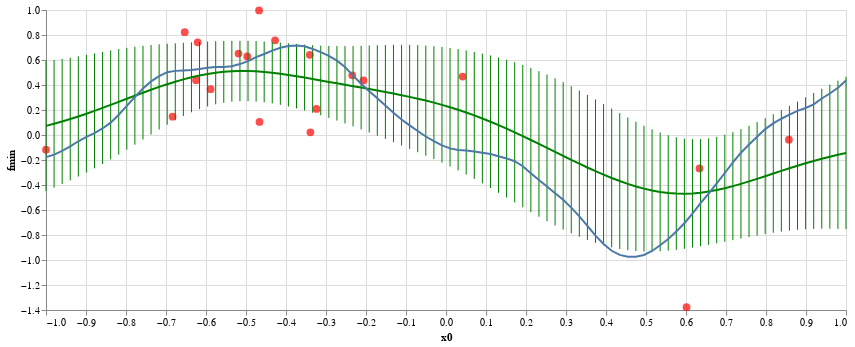

Notebook code cell kept with this figure:
### Markdown cell above
Now plot the optimiser's estimate of the underlying function in green (with error bars +/- two standard deviations),
the black box evaluations in red and the true underlying function in blue.

### Code cell
chart_bo_f1 = (
    alt.Chart(bo_f1)
    .mark_line(color='green')
    .encode(x='x0:Q', y='f:Q'))
chart_bo_ferror = (
    alt.Chart(bo_f1.assign(fmin=bo_f1['f'] - 2 * bo_f1['sd'], fmax=bo_f1['f'] + 2 * bo_f1['sd']))
    .mark_errorbar(color='green')
    .encode(x="x0:Q", y="fmin:Q", y2="fmax:Q"))
chart_obs = (
    alt.Chart(observations)
    .mark_circle(color='red', size=60)
    .encode(x='x0:Q', y='y:Q'))
(chart_obs + chart_bo_ferror + chart_bo_f1 + chart1f).properties(width=800, height=300)

### Figure 1 — Vega-Lite specification as saved in the notebook (floating-point values rounded to 4 significant figures)
{"config": {"view": {"continuousWidth": 400, "continuousHeight": 300}}, "layer": [{"data": {"name": "data-e1a7e7094d13119a2fe8e24ebd92d6fd"}, "mark": {"type": "circle", "color": "red", "size": 60}, "encoding": {"x": {"type": "quantitative", "field": "x0"}, "y": {"type": "quantitative", "field": "y"}}}, {"data": {"name": "data-376a1cb8f2dc0820126e3b6c72b7cdf4"}, "mark": {"type": "errorbar", "color": "green"}, "encoding": {"x": {"type": "quantitative", "field": "x0"}, "y": {"type": "quantitative", "field": "fmin"}, "y2": {"field": "fmax"}}}, {"data": {"name": "data-4cf7f0a7b486d0063a98ea9b4ee4e14c"}, "mark": {"type": "line", "color": "green"}, "encoding": {"x": {"type": "quantitative", "field": "x0"}, "y": {"type": "quantitative", "field": "f"}}}, {"data": {"name": "data-223c4841aa45927003d9872d095ece0e"}, "mark": "line", "encoding": {"x": {"type": "quantitative", "field": "x0"}, "y": {"type": "quantitative", "field": "f"}}}], "height": 300, "width": 800, "$schema": "https://vega.github.io/schema/vega-lite/v4.8.1.json", "datasets": {"data-e1a7e7094d13119a2fe8e24ebd92d6fd": [{"x0": 0.6337, "y": -0.2678}, {"x0": 0.6013, "y": -1.378}, {"x0": 0.04161, "y": 0.4677}, {"x0": -0.2343, "y": 0.4774}, {"x0": 0.8572, "y": -0.03763}, {"x0": -1.0, "y": -0.1177}, {"x0": -0.4273, "y": 0.7572}, {"x0": -0.4968, "y": 0.6288}, {"x0": -0.3237, "y": 0.2083}, {"x0": -0.5886, "y": 0.3665}, {"x0": -0.2063, "y": 0.4368}, {"x0": -0.4673, "y": 0.9968}, {"x0": -0.5188, "y": 0.6512}, {"x0": -0.4662, "y": 0.1047}, {"x0": -0.6249, "y": 0.4388}, {"x0": -0.3405, "y": 0.6417}, {"x0": -0.3391, "y": 0.02151}, {"x0": -0.6209, "y": 0.742}, {"x0": -0.6532, "y": 0.8225}, {"x0": -0.6836, "y": 0.1461}], "data-376a1cb8f2dc0820126e3b6c72b7cdf4": [{"x0": -1.0, "f": 0.07275, "sd": 0.2609, "fmin": -0.4491, "fmax": 0.5946}, {"x0": -0.9798, "f": 0.08971, "sd": 0.2554, "fmin": -0.4212, "fmax": 0.6006}, {"x0": -0.9596, "f": 0.1081, "sd": 0.2503, "fmin": -0.3925, "fmax": 0.6086}, {"x0": -0.9394, "f": 0.1277, "sd": 0.2453, "fmin": -0.3629, "fmax": 0.6183}, {"x0": -0.9192, "f": 0.1485, "sd": 0.2404, "fmin": -0.3322, "fmax": 0.6293}, {"x0": -0.899, "f": 0.1704, "sd": 0.2353, "fmin": -0.3001, "fmax": 0.641}, {"x0": -0.8788, "f": 0.1932, "sd": 0.2299, "fmin": -0.2666, "fmax": 0.6531}, {"x0": -0.8586, "f": 0.2168, "sd": 0.2242, "fmin": -0.2316, "fmax": 0.6651}, {"x0": -0.8384, "f": 0.2409, "sd": 0.2179, "fmin": -0.195, "fmax": 0.6767}, {"x0": -0.8182, "f": 0.2653, "sd": 0.2111, "fmin": -0.1569, "fmax": 0.6875}, {"x0": -0.798, "f": 0.2898, "sd": 0.2037, "fmin": -0.1176, "fmax": 0.6973}, {"x0": -0.7778, "f": 0.3143, "sd": 0.1958, "fmin": -0.07739, "fmax": 0.706}, {"x0": -0.7576, "f": 0.3384, "sd": 0.1876, "fmin": -0.03668, "fmax": 0.7135}, {"x0": -0.7374, "f": 0.362, "sd": 0.179, "fmin": 0.003971, "fmax": 0.72}, {"x0": -0.7172, "f": 0.3846, "sd": 0.1704, "fmin": 0.04391, "fmax": 0.7254}, {"x0": -0.697, "f": 0.4062, "sd": 0.1619, "fmin": 0.08241, "fmax": 0.73}, {"x0": -0.6768, "f": 0.4264, "sd": 0.1539, "fmin": 0.1187, "fmax": 0.7341}, {"x0": -0.6566, "f": 0.4449, "sd": 0.1464, "fmin": 0.152, "fmax": 0.7378}, {"x0": -0.6364, "f": 0.4615, "sd": 0.1399, "fmin": 0.1817, "fmax": 0.7413}, {"x0": -0.6162, "f": 0.4759, "sd": 0.1343, "fmin": 0.2073, "fmax": 0.7446}, {"x0": -0.596, "f": 0.4881, "sd": 0.1298, "fmin": 0.2285, "fmax": 0.7477}, {"x0": -0.5758, "f": 0.4978, "sd": 0.1263, "fmin": 0.2452, "fmax": 0.7504}, {"x0": -0.5556, "f": 0.5051, "sd": 0.1237, "fmin": 0.2576, "fmax": 0.7526}, {"x0": -0.5354, "f": 0.5099, "sd": 0.122, "fmin": 0.2659, "fmax": 0.7539}, {"x0": -0.5152, "f": 0.5121, "sd": 0.121, "fmin": 0.2701, "fmax": 0.7541}, {"x0": -0.4949, "f": 0.512, "sd": 0.1207, "fmin": 0.2707, "fmax": 0.7533}, {"x0": -0.4747, "f": 0.5095, "sd": 0.1209, "fmin": 0.2678, "fmax": 0.7513}, {"x0": -0.4545, "f": 0.5049, "sd": 0.1216, "fmin": 0.2617, "fmax": 0.7482}, {"x0": -0.4343, "f": 0.4984, "sd": 0.1228, "fmin": 0.2528, "fmax": 0.7441}, {"x0": -0.4141, "f": 0.4903, "sd": 0.1244, "fmin": 0.2414, "fmax": 0.7392}, {"x0": -0.3939, "f": 0.4809, "sd": 0.1265, "fmin": 0.228, "fmax": 0.7338}, {"x0": -0.3737, "f": 0.4705, "sd": 0.1289, "fmin": 0.2127, "fmax": 0.7283}, {"x0": -0.3535, "f": 0.4594, "sd": 0.1318, "fmin": 0.1958, "fmax": 0.7231}, {"x0": -0.3333, "f": 0.448, "sd": 0.1353, "fmin": 0.1775, "fmax": 0.7185}, {"x0": -0.3131, "f": 0.4364, "sd": 0.1393, "fmin": 0.1579, "fmax": 0.715}, {"x0": -0.2929, "f": 0.4249, "sd": 0.1439, "fmin": 0.1372, "fmax": 0.7126}, {"x0": -0.2727, "f": 0.4134, "sd": 0.149, "fmin": 0.1154, "fmax": 0.7114}, {"x0": -0.2525, "f": 0.402, "sd": 0.1547, "fmin": 0.09263, "fmax": 0.7113}, {"x0": -0.2323, "f": 0.3906, "sd": 0.1608, "fmin": 0.069, "fmax": 0.7122}, {"x0": -0.2121, "f": 0.3792, "sd": 0.1673, "fmin": 0.04459, "fmax": 0.7139}, {"x0": -0.1919, "f": 0.3678, "sd": 0.1741, "fmin": 0.01951, "fmax": 0.716}, {"x0": -0.1717, "f": 0.3561, "sd": 0.1811, "fmin": -0.006064, "fmax": 0.7182}, {"x0": -0.1515, "f": 0.3441, "sd": 0.188, "fmin": -0.03198, "fmax": 0.7201}, {"x0": -0.1313, "f": 0.3316, "sd": 0.1949, "fmin": -0.05813, "fmax": 0.7214}, {"x0": -0.1111, "f": 0.3187, "sd": 0.2016, "fmin": -0.08444, "fmax": 0.7218}, {"x0": -0.09091, "f": 0.3051, "sd": 0.208, "fmin": -0.1109, "fmax": 0.721}, {"x0": -0.07071, "f": 0.2906, "sd": 0.2142, "fmin": -0.1377, "fmax": 0.7189}, {"x0": -0.05051, "f": 0.2752, "sd": 0.2201, "fmin": -0.1649, "fmax": 0.7154}, {"x0": -0.0303, "f": 0.2588, "sd": 0.2258, "fmin": -0.1928, "fmax": 0.7104}, {"x0": -0.0101, "f": 0.2412, "sd": 0.2314, "fmin": -0.2217, "fmax": 0.704}, {"x0": 0.0101, "f": 0.2222, "sd": 0.237, "fmin": -0.2517, "fmax": 0.6961}, {"x0": 0.0303, "f": 0.2019, "sd": 0.2425, "fmin": -0.2832, "fmax": 0.6869}, {"x0": 0.05051, "f": 0.1801, "sd": 0.2481, "fmin": -0.3162, "fmax": 0.6764}, {"x0": 0.07071, "f": 0.1568, "sd": 0.2538, "fmin": -0.3508, "fmax": 0.6645}, {"x0": 0.09091, "f": 0.1322, "sd": 0.2595, "fmin": -0.3868, "fmax": 0.6511}, {"x0": 0.1111, "f": 0.1062, "sd": 0.2651, "fmin": -0.424, "fmax": 0.6363}, {"x0": 0.1313, "f": 0.07888, "sd": 0.2705, "fmin": -0.4621, "fmax": 0.6199}, {"x0": 0.1515, "f": 0.05047, "sd": 0.2756, "fmin": -0.5008, "fmax": 0.6018}, {"x0": 0.1717, "f": 0.02107, "sd": 0.2804, "fmin": -0.5397, "fmax": 0.5818}, {"x0": 0.1919, "f": -0.009177, "sd": 0.2846, "fmin": -0.5784, "fmax": 0.56}, {"x0": 0.2121, "f": -0.0401, "sd": 0.2882, "fmin": -0.6165, "fmax": 0.5363}, {"x0": 0.2323, "f": -0.07153, "sd": 0.2911, "fmin": -0.6538, "fmax": 0.5107}, {"x0": 0.2525, "f": -0.1033, "sd": 0.2932, "fmin": -0.6897, "fmax": 0.4831}, {"x0": 0.2727, "f": -0.1352, "sd": 0.2945, "fmin": -0.7241, "fmax": 0.4538}, {"x0": 0.2929, "f": -0.167, "sd": 0.2948, "fmin": -0.7566, "fmax": 0.4227}, {"x0": 0.3131, "f": -0.1985, "sd": 0.2942, "fmin": -0.787, "fmax": 0.39}, {"x0": 0.3333, "f": -0.2295, "sd": 0.2927, "fmin": -0.8149, "fmax": 0.3559}, {"x0": 0.3535, "f": -0.2598, "sd": 0.2902, "fmin": -0.8403, "fmax": 0.3207}, {"x0": 0.3737, "f": -0.2891, "sd": 0.2869, "fmin": -0.8628, "fmax": 0.2846}, {"x0": 0.3939, "f": -0.3171, "sd": 0.2826, "fmin": -0.8823, "fmax": 0.2481}, {"x0": 0.4141, "f": -0.3436, "sd": 0.2775, "fmin": -0.8987, "fmax": 0.2114}, {"x0": 0.4343, "f": -0.3684, "sd": 0.2717, "fmin": -0.9119, "fmax": 0.1751}, {"x0": 0.4545, "f": -0.391, "sd": 0.2654, "fmin": -0.9218, "fmax": 0.1397}, {"x0": 0.4747, "f": -0.4113, "sd": 0.2586, "fmin": -0.9285, "fmax": 0.1058}, {"x0": 0.4949, "f": -0.429, "sd": 0.2515, "fmin": -0.932, "fmax": 0.07397}, {"x0": 0.5152, "f": -0.4438, "sd": 0.2444, "fmin": -0.9326, "fmax": 0.04496}, {"x0": 0.5354, "f": -0.4554, "sd": 0.2375, "fmin": -0.9304, "fmax": 0.01948}, {"x0": 0.5556, "f": -0.4637, "sd": 0.231, "fmin": -0.9257, "fmax": -0.001743}, {"x0": 0.5758, "f": -0.4685, "sd": 0.2252, "fmin": -0.9189, "fmax": -0.01804}, {"x0": 0.596, "f": -0.4696, "sd": 0.2204, "fmin": -0.9103, "fmax": -0.02885}, {"x0": 0.6162, "f": -0.4672, "sd": 0.2167, "fmin": -0.9005, "fmax": -0.03382}, {"x0": 0.6364, "f": -0.4613, "sd": 0.2142, "fmin": -0.8897, "fmax": -0.03286}, {"x0": 0.6566, "f": -0.4522, "sd": 0.213, "fmin": -0.8782, "fmax": -0.02619}, {"x0": 0.6768, "f": -0.4402, "sd": 0.213, "fmin": -0.8663, "fmax": -0.01423}, {"x0": 0.697, "f": -0.4258, "sd": 0.2141, "fmin": -0.854, "fmax": 0.002437}, {"x0": 0.7172, "f": -0.4092, "sd": 0.2162, "fmin": -0.8415, "fmax": 0.02314}, {"x0": 0.7374, "f": -0.3909, "sd": 0.219, "fmin": -0.8289, "fmax": 0.04721}, {"x0": 0.7576, "f": -0.3712, "sd": 0.2226, "fmin": -0.8165, "fmax": 0.07404}, {"x0": 0.7778, "f": -0.3506, "sd": 0.2269, "fmin": -0.8043, "fmax": 0.1031}, {"x0": 0.798, "f": -0.3295, "sd": 0.2317, "fmin": -0.7928, "fmax": 0.1338}, {"x0": 0.8182, "f": -0.3082, "sd": 0.237, "fmin": -0.7822, "fmax": 0.1659}, {"x0": 0.8384, "f": -0.2869, "sd": 0.243, "fmin": -0.7729, "fmax": 0.1991}, {"x0": 0.8586, "f": -0.2661, "sd": 0.2495, "fmin": -0.765, "fmax": 0.2329}, {"x0": 0.8788, "f": -0.2458, "sd": 0.2565, "fmin": -0.7588, "fmax": 0.2672}, {"x0": 0.899, "f": -0.2264, "sd": 0.264, "fmin": -0.7543, "fmax": 0.3016}, {"x0": 0.9192, "f": -0.2078, "sd": 0.2718, "fmin": -0.7514, "fmax": 0.3358}, {"x0": 0.9394, "f": -0.1902, "sd": 0.2799, "fmin": -0.75, "fmax": 0.3696}, {"x0": 0.9596, "f": -0.1736, "sd": 0.2882, "fmin": -0.75, "fmax": 0.4027}, {"x0": 0.9798, "f": -0.1581, "sd": 0.2965, "fmin": -0.7511, "fmax": 0.4349}, {"x0": 1.0, "f": -0.1436, "sd": 0.3047, "fmin": -0.7531, "fmax": 0.4658}], "data-4cf7f0a7b486d0063a98ea9b4ee4e14c": [{"x0": -1.0, "f": 0.07275, "sd": 0.2609}, {"x0": -0.9798, "f": 0.08971, "sd": 0.2554}, {"x0": -0.9596, "f": 0.1081, "sd": 0.2503}, {"x0": -0.9394, "f": 0.1277, "sd": 0.2453}, {"x0": -0.9192, "f": 0.1485, "sd": 0.2404}, {"x0": -0.899, "f": 0.1704, "sd": 0.2353}, {"x0": -0.8788, "f": 0.1932, "sd": 0.2299}, {"x0": -0.8586, "f": 0.2168, "sd": 0.2242}, {"x0": -0.8384, "f": 0.2409, "sd": 0.2179}, {"x0": -0.8182, "f": 0.2653, "sd": 0.2111}, {"x0": -0.798, "f": 0.2898, "sd": 0.2037}, {"x0": -0.7778, "f": 0.3143, "sd": 0.1958}, {"x0": -0.7576, "f": 0.3384, "sd": 0.1876}, {"x0": -0.7374, "f": 0.362, "sd": 0.179}, {"x0": -0.7172, "f": 0.3846, "sd": 0.1704}, {"x0": -0.697, "f": 0.4062, "sd": 0.1619}, {"x0": -0.6768, "f": 0.4264, "sd": 0.1539}, {"x0": -0.6566, "f": 0.4449, "sd": 0.1464}, {"x0": -0.6364, "f": 0.4615, "sd": 0.1399}, {"x0": -0.6162, "f": 0.4759, "sd": 0.1343}, {"x0": -0.596, "f": 0.4881, "sd": 0.1298}, {"x0": -0.5758, "f": 0.4978, "sd": 0.1263}, {"x0": -0.5556, "f": 0.5051, "sd": 0.1237}, {"x0": -0.5354, "f": 0.5099, "sd": 0.122}, {"x0": -0.5152, "f": 0.5121, "sd": 0.121}, {"x0": -0.4949, "f": 0.512, "sd": 0.1207}, {"x0": -0.4747, "f": 0.5095, "sd": 0.1209}, {"x0": -0.4545, "f": 0.5049, "sd": 0.1216}, {"x0": -0.4343, "f": 0.4984, "sd": 0.1228}, {"x0": -0.4141, "f": 0.4903, "sd": 0.1244}, {"x0": -0.3939, "f": 0.4809, "sd": 0.1265}, {"x0": -0.3737, "f": 0.4705, "sd": 0.1289}, {"x0": -0.3535, "f": 0.4594, "sd": 0.1318}, {"x0": -0.3333, "f": 0.448, "sd": 0.1353}, {"x0": -0.3131, "f": 0.4364, "sd": 0.1393}, {"x0": -0.2929, "f": 0.4249, "sd": 0.1439}, {"x0": -0.2727, "f": 0.4134, "sd": 0.149}, {"x0": -0.2525, "f": 0.402, "sd": 0.1547}, {"x0": -0.2323, "f": 0.3906, "sd": 0.1608}, {"x0": -0.2121, "f": 0.3792, "sd": 0.1673}, {"x0": -0.1919, "f": 0.3678, "sd": 0.1741}, {"x0": -0.1717, "f": 0.3561, "sd": 0.1811}, {"x0": -0.1515, "f": 0.3441, "sd": 0.188}, {"x0": -0.1313, "f": 0.3316, "sd": 0.1949}, {"x0": -0.1111, "f": 0.3187, "sd": 0.2016}, {"x0": -0.09091, "f": 0.3051, "sd": 0.208}, {"x0": -0.07071, "f": 0.2906, "sd": 0.2142}, {"x0": -0.05051, "f": 0.2752, "sd": 0.2201}, {"x0": -0.0303, "f": 0.2588, "sd": 0.2258}, {"x0": -0.0101, "f": 0.2412, "sd": 0.2314}, {"x0": 0.0101, "f": 0.2222, "sd": 0.237}, {"x0": 0.0303, "f": 0.2019, "sd": 0.2425}, {"x0": 0.05051, "f": 0.1801, "sd": 0.2481}, {"x0": 0.07071, "f": 0.1568, "sd": 0.2538}, {"x0": 0.09091, "f": 0.1322, "sd": 0.2595}, {"x0": 0.1111, "f": 0.1062, "sd": 0.2651}, {"x0": 0.1313, "f": 0.07888, "sd": 0.2705}, {"x0": 0.1515, "f": 0.05047, "sd": 0.2756}, {"x0": 0.1717, "f": 0.02107, "sd": 0.2804}, {"x0": 0.1919, "f": -0.009177, "sd": 0.2846}, {"x0": 0.2121, "f": -0.0401, "sd": 0.2882}, {"x0": 0.2323, "f": -0.07153, "sd": 0.2911}, {"x0": 0.2525, "f": -0.1033, "sd": 0.2932}, {"x0": 0.2727, "f": -0.1352, "sd": 0.2945}, {"x0": 0.2929, "f": -0.167, "sd": 0.2948}, {"x0": 0.3131, "f": -0.1985, "sd": 0.2942}, {"x0": 0.3333, "f": -0.2295, "sd": 0.2927}, {"x0": 0.3535, "f": -0.2598, "sd": 0.2902}, {"x0": 0.3737, "f": -0.2891, "sd": 0.2869}, {"x0": 0.3939, "f": -0.3171, "sd": 0.2826}, {"x0": 0.4141, "f": -0.3436, "sd": 0.2775}, {"x0": 0.4343, "f": -0.3684, "sd": 0.2717}, {"x0": 0.4545, "f": -0.391, "sd": 0.2654}, {"x0": 0.4747, "f": -0.4113, "sd": 0.2586}, {"x0": 0.4949, "f": -0.429, "sd": 0.2515}, {"x0": 0.5152, "f": -0.4438, "sd": 0.2444}, {"x0": 0.5354, "f": -0.4554, "sd": 0.2375}, {"x0": 0.5556, "f": -0.4637, "sd": 0.231}, {"x0": 0.5758, "f": -0.4685, "sd": 0.2252}, {"x0": 0.596, "f": -0.4696, "sd": 0.2204}, {"x0": 0.6162, "f": -0.4672, "sd": 0.2167}, {"x0": 0.6364, "f": -0.4613, "sd": 0.2142}, {"x0": 0.6566, "f": -0.4522, "sd": 0.213}, {"x0": 0.6768, "f": -0.4402, "sd": 0.213}, {"x0": 0.697, "f": -0.4258, "sd": 0.2141}, {"x0": 0.7172, "f": -0.4092, "sd": 0.2162}, {"x0": 0.7374, "f": -0.3909, "sd": 0.219}, {"x0": 0.7576, "f": -0.3712, "sd": 0.2226}, {"x0": 0.7778, "f": -0.3506, "sd": 0.2269}, {"x0": 0.798, "f": -0.3295, "sd": 0.2317}, {"x0": 0.8182, "f": -0.3082, "sd": 0.237}, {"x0": 0.8384, "f": -0.2869, "sd": 0.243}, {"x0": 0.8586, "f": -0.2661, "sd": 0.2495}, {"x0": 0.8788, "f": -0.2458, "sd": 0.2565}, {"x0": 0.899, "f": -0.2264, "sd": 0.264}, {"x0": 0.9192, "f": -0.2078, "sd": 0.2718}, {"x0": 0.9394, "f": -0.1902, "sd": 0.2799}, {"x0": 0.9596, "f": -0.1736, "sd": 0.2882}, {"x0": 0.9798, "f": -0.1581, "sd": 0.2965}, {"x0": 1.0, "f": -0.1436, "sd": 0.3047}], "data-223c4841aa45927003d9872d095ece0e": [{"x0": -1.0, "f": -0.1771}, {"x0": -0.9798, "f": -0.1566}, {"x0": -0.9596, "f": -0.1273}, {"x0": -0.9394, "f": -0.09092}, {"x0": -0.9192, "f": -0.05}, {"x0": -0.899, "f": -0.01551}, {"x0": -0.8788, "f": 0.0158}, {"x0": -0.8586, "f": 0.0522}, {"x0": -0.8384, "f": 0.09902}, {"x0": -0.8182, "f": 0.1622}, {"x0": -0.798, "f": 0.2332}, {"x0": -0.7778, "f": 0.304}, {"x0": -0.7576, "f": 0.3728}, {"x0": -0.7374, "f": 0.429}, {"x0": -0.7172, "f": 0.4712}, {"x0": -0.697, "f": 0.5027}, {"x0": -0.6768, "f": 0.513}, {"x0": -0.6566, "f": 0.5163}, {"x0": -0.6364, "f": 0.5209}, {"x0": -0.6162, "f": 0.5279}, {"x0": -0.596, "f": 0.538}, {"x0": -0.5758, "f": 0.5438}, {"x0": -0.5556, "f": 0.5435}, {"x0": -0.5354, "f": 0.5507}, {"x0": -0.5152, "f": 0.5674}, {"x0": -0.4949, "f": 0.5911}, {"x0": -0.4747, "f": 0.623}, {"x0": -0.4545, "f": 0.6479}, {"x0": -0.4343, "f": 0.6752}, {"x0": -0.4141, "f": 0.6979}, {"x0": -0.3939, "f": 0.7124}, {"x0": -0.3737, "f": 0.7157}, {"x0": -0.3535, "f": 0.7093}, {"x0": -0.3333, "f": 0.6886}, {"x0": -0.3131, "f": 0.6625}, {"x0": -0.2929, "f": 0.6337}, {"x0": -0.2727, "f": 0.5949}, {"x0": -0.2525, "f": 0.5436}, {"x0": -0.2323, "f": 0.4747}, {"x0": -0.2121, "f": 0.4106}, {"x0": -0.1919, "f": 0.3501}, {"x0": -0.1717, "f": 0.2938}, {"x0": -0.1515, "f": 0.2366}, {"x0": -0.1313, "f": 0.1776}, {"x0": -0.1111, "f": 0.1242}, {"x0": -0.09091, "f": 0.07725}, {"x0": -0.07071, "f": 0.03202}, {"x0": -0.05051, "f": -0.01208}, {"x0": -0.0303, "f": -0.0494}, {"x0": -0.0101, "f": -0.08321}, {"x0": 0.0101, "f": -0.1071}, {"x0": 0.0303, "f": -0.1196}, {"x0": 0.05051, "f": -0.1245}, {"x0": 0.07071, "f": -0.1315}, {"x0": 0.09091, "f": -0.1419}, {"x0": 0.1111, "f": -0.1526}, {"x0": 0.1313, "f": -0.1697}, {"x0": 0.1515, "f": -0.1873}, {"x0": 0.1717, "f": -0.2097}, {"x0": 0.1919, "f": -0.2499}, {"x0": 0.2121, "f": -0.3053}, {"x0": 0.2323, "f": -0.3606}, {"x0": 0.2525, "f": -0.4115}, {"x0": 0.2727, "f": -0.4659}, {"x0": 0.2929, "f": -0.5182}, {"x0": 0.3131, "f": -0.5809}, {"x0": 0.3333, "f": -0.6504}, {"x0": 0.3535, "f": -0.7279}, {"x0": 0.3737, "f": -0.8052}, {"x0": 0.3939, "f": -0.8721}, {"x0": 0.4141, "f": -0.9262}, {"x0": 0.4343, "f": -0.9592}, {"x0": 0.4545, "f": -0.9741}, {"x0": 0.4747, "f": -0.9744}, {"x0": 0.4949, "f": -0.9597}, {"x0": 0.5152, "f": -0.9281}, {"x0": 0.5354, "f": -0.8818}, {"x0": 0.5556, "f": -0.8315}, {"x0": 0.5758, "f": -0.7716}, {"x0": 0.596, "f": -0.7057}, {"x0": 0.6162, "f": -0.6286}, {"x0": 0.6364, "f": -0.5442}, {"x0": 0.6566, "f": -0.4691}, {"x0": 0.6768, "f": -0.3871}, {"x0": 0.697, "f": -0.3039}, {"x0": 0.7172, "f": -0.2197}, {"x0": 0.7374, "f": -0.142}, {"x0": 0.7576, "f": -0.07619}, {"x0": 0.7778, "f": -0.01367}, {"x0": 0.798, "f": 0.04706}, {"x0": 0.8182, "f": 0.09241}, {"x0": 0.8384, "f": 0.1301}, {"x0": 0.8586, "f": 0.163}, {"x0": 0.8788, "f": 0.1926}, {"x0": 0.899, "f": 0.216}, {"x0": 0.9192, "f": 0.2455}, {"x0": 0.9394, "f": 0.2923}, {"x0": 0.9596, "f": 0.3322}, {"x0": 0.9798, "f": 0.3783}, {"x0": 1.0, "f": 0.4358}]}}
